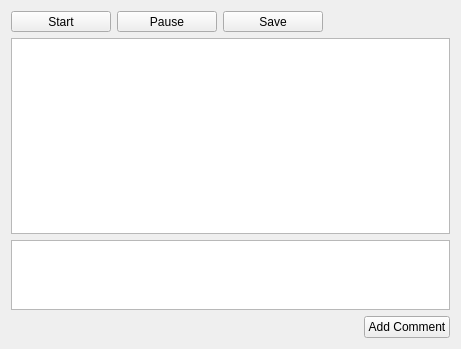
<?xml version="1.0" encoding="UTF-8"?>
<ui version="4.0">
 <class>RecorderGui</class>
 <widget class="QWidget" name="RecorderGui">
  <property name="geometry">
   <rect>
    <x>0</x>
    <y>0</y>
    <width>461</width>
    <height>349</height>
   </rect>
  </property>
  <property name="windowTitle">
   <string>Form</string>
  </property>
  <layout class="QVBoxLayout" name="verticalLayout">
   <item>
    <layout class="QHBoxLayout" name="horizontalLayout">
     <item>
      <widget class="QToolButton" name="startButton">
       <property name="minimumSize">
        <size>
         <width>100</width>
         <height>0</height>
        </size>
       </property>
       <property name="text">
        <string>Start</string>
       </property>
      </widget>
     </item>
     <item>
      <widget class="QToolButton" name="pauseButton">
       <property name="minimumSize">
        <size>
         <width>100</width>
         <height>0</height>
        </size>
       </property>
       <property name="text">
        <string>Pause</string>
       </property>
      </widget>
     </item>
     <item>
      <widget class="QToolButton" name="saveButton">
       <property name="minimumSize">
        <size>
         <width>100</width>
         <height>0</height>
        </size>
       </property>
       <property name="text">
        <string>Save</string>
       </property>
      </widget>
     </item>
     <item>
      <spacer name="horizontalSpacer_2">
       <property name="orientation">
        <enum>Qt::Horizontal</enum>
       </property>
       <property name="sizeHint" stdset="0">
        <size>
         <width>40</width>
         <height>20</height>
        </size>
       </property>
      </spacer>
     </item>
    </layout>
   </item>
   <item>
    <widget class="QPlainTextEdit" name="commentsDisplayEdit"/>
   </item>
   <item>
    <widget class="QPlainTextEdit" name="newCommentEdit">
     <property name="sizePolicy">
      <sizepolicy hsizetype="Expanding" vsizetype="Fixed">
       <horstretch>0</horstretch>
       <verstretch>0</verstretch>
      </sizepolicy>
     </property>
     <property name="maximumSize">
      <size>
       <width>16777215</width>
       <height>70</height>
      </size>
     </property>
    </widget>
   </item>
   <item>
    <layout class="QHBoxLayout" name="horizontalLayout_2">
     <item>
      <spacer name="horizontalSpacer">
       <property name="orientation">
        <enum>Qt::Horizontal</enum>
       </property>
       <property name="sizeHint" stdset="0">
        <size>
         <width>40</width>
         <height>20</height>
        </size>
       </property>
      </spacer>
     </item>
     <item>
      <widget class="QPushButton" name="insertCommentButton">
       <property name="text">
        <string>Add Comment</string>
       </property>
      </widget>
     </item>
    </layout>
   </item>
  </layout>
 </widget>
 <resources/>
 <connections/>
</ui>
